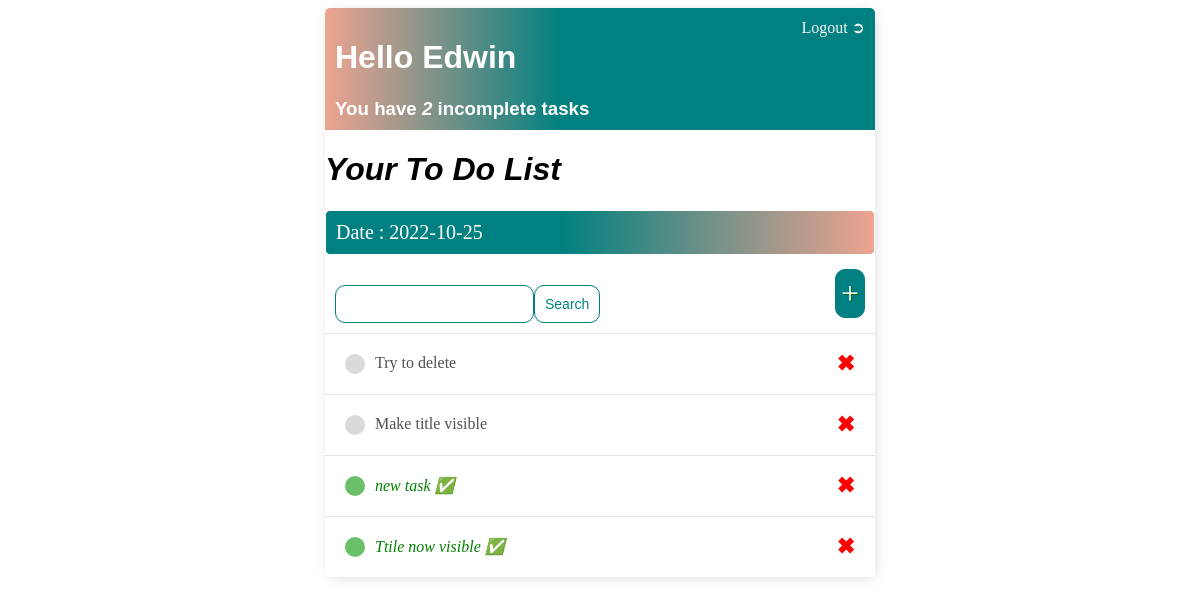
The app's page / (signed in), older data.
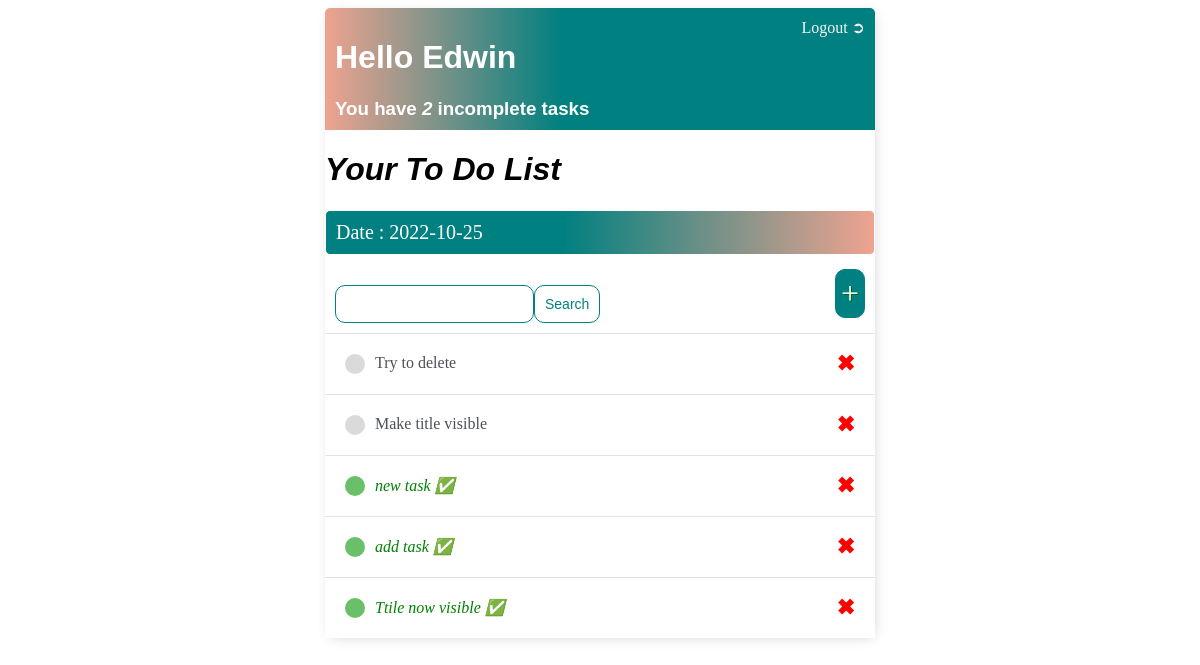
The same page, newer data.
### app/models.py (models this page shows, shortened)
class Task(models.Model):
    user = models.ForeignKey(
        User, on_delete=models.CASCADE, null=True, blank=True)
    title = models.CharField(max_length=200)
    description = models.TextField(null=True, blank=True)
    complete = models.BooleanField(default=False)
    created = models.DateTimeField(auto_now_add=True)
    class Meta:
        ordering = ['complete']

### app/views.py (the view)
# urls.py: path('', TaskList.as_view(), name='tasks'),
class TaskList(LoginRequiredMixin, ListView):
    model = Task
    context_object_name = 'tasks'
    def get_context_data(self, **kwargs):
        context = super().get_context_data(**kwargs)
        context['tasks'] = context['tasks'].filter(user=self.request.user)
        context['count'] = context['tasks'].filter(complete=False).count()
        search_input = self.request.GET.get('search-area') or ''
        if search_input:
            context['tasks'] = context['tasks'].filter(
                title__icontains=search_input)
            context['search_input'] = search_input
        return context

### app/templates/app/task_list.html
{%extends 'app/main.html'%} {% block title %}{% endblock %} {%block content%}
<div class="header">
  <div>
    <h1>Hello {{request.user|title}}</h1>
    <h3 style="margin: 0">
      You have <i>{{count}}</i> incomplete task{{ count|pluralize:"s" }}
    </h3>
  </div>
  {%if request.user.is_authenticated%}
  <a href="{% url 'logout' %}">Logout &#10162;</a>
  {%else%}
  <a href="{% url 'login' %}">Login</a>
  {%endif%}
</div>
<h1><i>Your To Do List {{color}}</i></h1>
<div class="small" >
  Date :{% now "   Y-m-d" %}
</div>
<div id="search-add-wrapper">
  <form method="GET" style="display: flex; margin-top: 20px">
    <input type="text" name="search-area" value="{{search_input}}" />
    <input class="button" type="submit" value="Search" />
  </form>
  <a id="add-task-link" href="{% url 'task-create' %}">&#43;</a>
</div>
<div class="task-items-container">
  {% for task in tasks %}
  <div class="task-wrapper">
    {% if task.complete %}
    <div class="task-title">
      <div class="task-complete-icon"></div>
      <i
        ><a href="{% url 'task-update' task.id %}" style="color: #008000" ;
          >{{task.title}} <span>&#9989;</a
        ></i>
    </div>
    <a class="delete-task-link" href="{% url 'task-delete'  task.id%}"
      >&#10006;</a
    >
    {% else %}
    <div class="task-title">
      <div class="task-incomplete-icon"></div>
      <a href="{% url 'task-update' task.id %}">{{task.title}}</a>
    </div>
    <a class="delete-task-link" href="{% url 'task-delete'  task.id%}"
      >&#10006;</a
    >
    {% endif %}
  </div>
  {%empty%}
  <h3>No items in list</h3>
  {%endfor%}
</div>
{%endblock%}

### app/templates/app/main.html (shortened to what this page needs)
<!DOCTYPE html>
<html>
  <head>
    <link rel="stylesheet" href="" />
  </head>
  <body>
    <div class="container">{% block content %} {% endblock content %}</div>
  </body>
</html>

### app/templates/app/main.html (style rules this page uses)
h1, h2, h3, h4, h5, h6 { font-family: "Raleway", sans-serif; }
a, p { color: #4b5156; }
.container { max-width: 550px; margin: auto; background-color: #fff; -webkit-box-shadow: 2px 2px 13px -4px rgba(0, 0, 0, 0.21); box-shadow: 2px 2px 13px -4px rgba(0, 0, 0, 0.21); }
.header { display: flex; justify-content: space-between; color: #fff; padding: 10px; border-radius: 5px 5px 0 0; background: linear-gradient( 90deg, #eea390 0%, #008080 43%, #008080 100% ); }
.header a { color: rgb(247, 247, 247); text-decoration: none; }
.task-wrapper { display: flex; justify-content: space-between; align-items: center; padding: 20px; background-color: #fff; border-top: 1px solid rgb(226, 226, 226); }
.task-title { display: flex; }
.task-title a { text-decoration: none; color: #4b5156; margin-left: 10px; }
.task-complete-icon { height: 20px; width: 20px; background-color: rgb(105, 192, 105); border-radius: 50%; }
.task-incomplete-icon { height: 20px; width: 20px; background-color: rgb(218, 218, 218); border-radius: 50%; }
.delete-task-link { text-decoration: none; font-weight: 900; font-size: 22px; color: #ff0000; line-height: 0; }
#search-add-wrapper { display: flex; justify-content: space-between; align-items: center; padding: 10px; }
#add-task-link { color: #fff; text-decoration: none; font-size: 32px; text-shadow: 1px 1px #006400; border: 1px solid #008080; border-radius: 10px; background-color: #008080; padding: 5px; }
input[type="text"], input[type="password"], textarea { border: 1px solid #008080; border-radius: 10px; padding: 10px; width: 90%; }
.button { border: 1px solid #008080; border-radius: 10px; background-color: #fff; color: #008080; padding: 10px; font-size: 14px; cursor: pointer; text-decoration: none; }
.small { padding: 10px; display: flex; justify-content: space-between; font-size: 20px; background: linear-gradient( 90deg, #008080 0%, #008080 43%, #eea390 100% ); color: #fff; border: 1px solid #fff; border-radius: 5px 5px 5px 5px; }

Row changes from the older to the newer data that the page shows:
added Task: title "add task"
